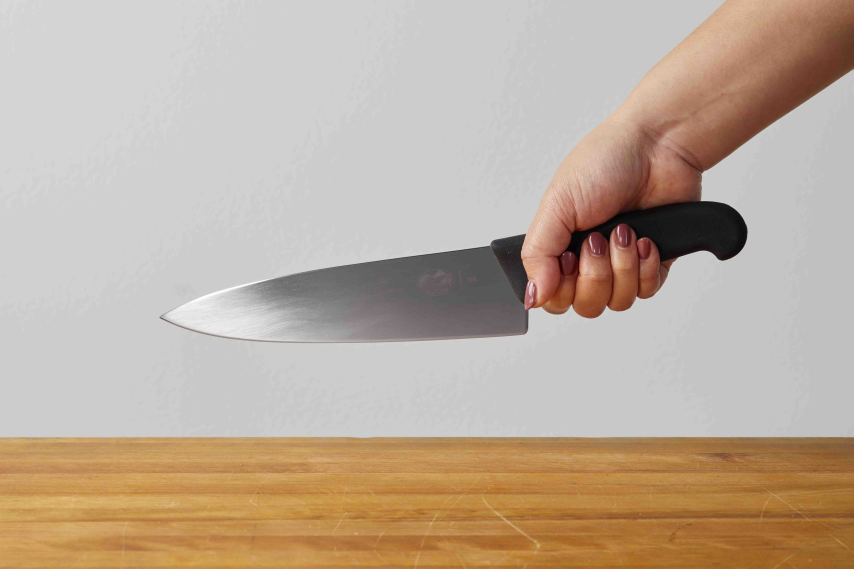
#> input picture knife.jpg, 2560 x 1707 px (shown at 1/3 size)
$ python make_weapon_clip.py
#> lines starting #> are read from the running program, lines starting #| are printed output that depends on the picture
import cv2
img = cv2.imread('knife.jpg')
#> img is the input picture: shape (1707, 2560, 3); mean B, G, R 156.4, 172.6, 189.2
if img is None:
    print("knife.jpg not found in this folder!")
else:
    img = cv2.resize(img, (640, 480))
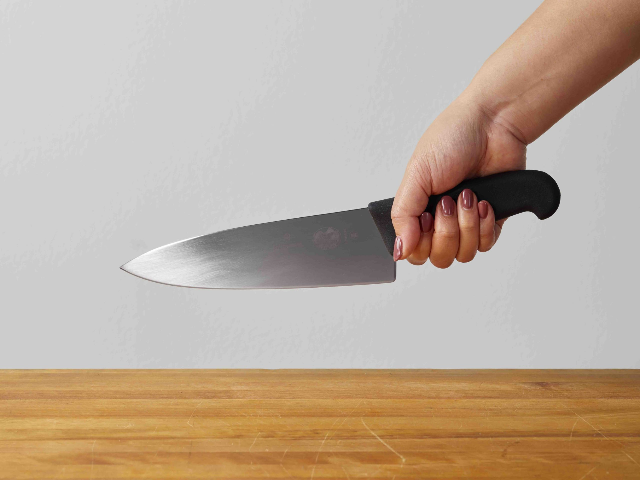
#> img: shape (480, 640, 3); mean B, G, R 156.4, 172.5, 189.1
    fps = 25
    out = cv2.VideoWriter('weapon_clip.mp4', cv2.VideoWriter_fourcc(*'mp4v'), fps, (640, 480))
    for _ in range(fps * 8):        # 8-second clip of the knife
        out.write(img)
    out.release()
    print("weapon_clip.mp4 created (8s of knife.jpg)")
